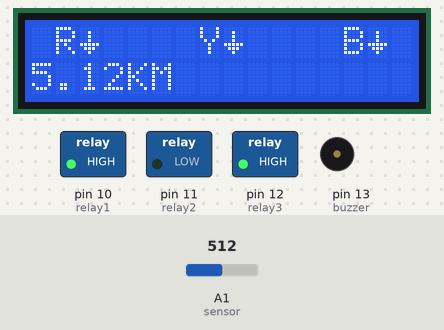
The sketch below on a simulated Arduino Uno, built with avr-gcc and run on an emulated ATmega328P. Parts: 16×2 character LCD, switched loads named in the sketch (green lamp = pin HIGH), buzzer (waves = sounding, pin HIGH). Inputs (shaded band) come from the test bench; at power-on: A1 (sensor) = 512.

Above: at 3.2 s.
3.3 s: A1 (sensor) set to 892
At 5.6 s:
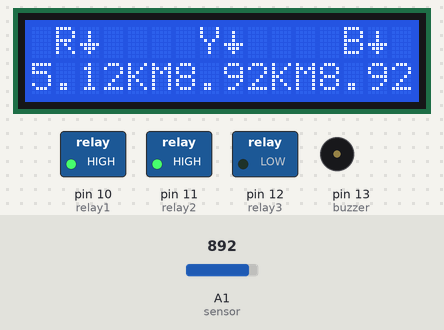
6.1 s: A1 (sensor) set to 916
At 8.0 s:
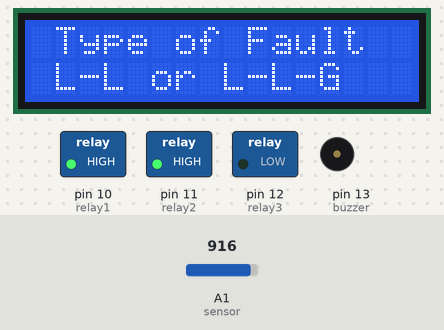
14.6 s: A1 (sensor) set to 900
20.5 s: A1 (sensor) set to 511
At 25.5 s:
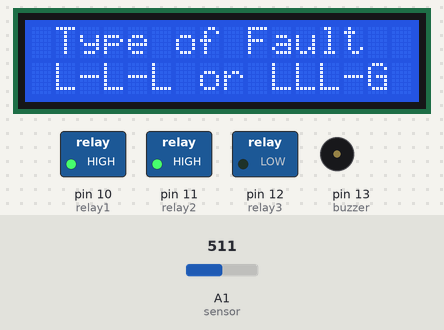
26.3 s: A1 (sensor) set to 105
At 29.1 s:
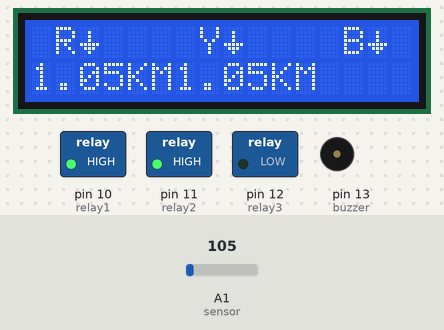
29.3 s: A1 (sensor) set to 88
Timing chart, 0 to 32.3 s (numbered marks = the images above; inputs shaded):
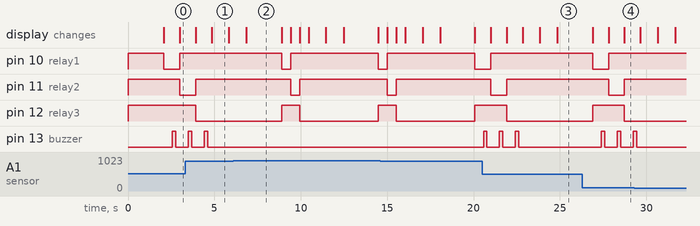

The sketch:

arduinocode.ino
```cpp
#include <LiquidCrystal.h>
#include<SoftwareSerial.h>
SoftwareSerial mySUART(8,9);
LiquidCrystal lcd(2,3,4,5,6,7);

#define sensor A1

#define relay1 10
#define relay2 11
#define relay3 12

#define buzzer 13

int read_ADC;
int distance=0;
float disvalue=0;


byte symbol[8] = {
        B00000,
        B00100,
        B00100,
        B00100,
        B11111,
        B01110,
        B00100,
        B00000};

void setup() {
pinMode(sensor,INPUT);

pinMode(relay1, OUTPUT);
pinMode(relay2, OUTPUT);
pinMode(relay3, OUTPUT);
digitalWrite(relay1,HIGH);
digitalWrite(relay2,HIGH);
digitalWrite(relay3,HIGH);

pinMode(buzzer, OUTPUT);
 Serial.begin(9600);
  mySUART.begin(9600);

lcd.createChar(1, symbol);

lcd.begin(16, 2);
lcd.clear();
lcd.setCursor(0, 0); // set the cursor to column 0, line 2
lcd.print("3 Phase UG Cable");
lcd.setCursor(0, 1); // set the cursor to column 0, line 2
lcd.print("Fault  Detection");
delay(2000);
lcd.clear();
}

void loop(){

int r=0,y=0,b=0;
distance=0;

lcd.setCursor(1,0);
lcd.print("R");
lcd.write(1);

lcd.setCursor(7,0);
lcd.print("Y");
lcd.write(1);

lcd.setCursor(13,0);
lcd.print("B");
lcd.write(1);

digitalWrite(relay1,LOW);
digitalWrite(relay2,HIGH);
digitalWrite(relay3,HIGH);
delay(500);

data();
lcd.setCursor(0,1);
if(distance>0){lcd.print(disvalue); lcd.print("KM  "); r=distance;
mySUART.print("R-phase : ");
mySUART.print(disvalue);
mySUART.print("KM");

  }
else{lcd.print(" NF ");
mySUART.print("R phase : no fault");}

digitalWrite(relay1,HIGH);
digitalWrite(relay2,LOW);
digitalWrite(relay3,HIGH);
delay(500);

data();

lcd.setCursor(6,1);
if(distance>0){lcd.print(disvalue); lcd.print("KM  "); y=distance;
mySUART.print("   Y-phase : ");
mySUART.print(disvalue);
mySUART.print("KM");}
else{lcd.print(" NF ");
mySUART.print("   Y phase : no fault");}

digitalWrite(relay1,HIGH);
digitalWrite(relay2,HIGH);
digitalWrite(relay3,LOW);
delay(500);

data();

lcd.setCursor(12,1);
if(distance>0){lcd.print(disvalue); lcd.print("KM  ");b=distance;
mySUART.print("   B-phase : ");
mySUART.print(disvalue);
mySUART.print("KM");}
else{lcd.print(" NF ");
mySUART.print("   B phase : no fault");
}
delay(1000);
lcd.clear();
delay(1000);

if(r==y&&y==b&&b==r&&r>0&&y>0&&b>0)
{
 lcd.setCursor(1,0);
 lcd.print("Type of Fault");
 lcd.setCursor(1,1);
  lcd.print("L-L-L or LLL-G");
  mySUART.write("    Type of fault : L-L-L or l-l-l-g fault\n");

  r=y=b=0;
    delay(2000);
  lcd.clear();
}
else if(r==y||y==b||b==r)
{
  if((r>0&&y>0)||(y>0&&b>0)||(b>0&&r>0)){
  lcd.setCursor(1,0);
lcd.print("Type of Fault");
lcd.setCursor(1,1);
  lcd.print("L-L or L-L-G");
   mySUART.write("    Type of fault : L-L or l-l-g fault\n");

  r=y=b=0;
    delay(2000);
  lcd.clear();
  }
  else if(r>0||y>0||b>0)
  {
    lcd.setCursor(1,0);
lcd.print("Type of Fault");
lcd.setCursor(1,1);
  lcd.print("L-G");
   mySUART.write("    Type of fault : L-G fault\n");
  r=y=b=0;
    delay(2000);
  lcd.clear();
  }
  else
  {
     lcd.setCursor(1,0);
lcd.print("NO Fault");
 mySUART.write("    No fault detected\n");
lcd.setCursor(1,1);
lcd.print("Detected");
  r=y=b=0;
    delay(2000);
  lcd.clear();
  }
}


}


void data(){
read_ADC = analogRead(sensor);
distance = read_ADC/100;
disvalue= read_ADC/100.00  ;


if(distance>=9)distance = 0;


if(distance>0){

digitalWrite(buzzer,HIGH);
delay(200);
digitalWrite(buzzer,LOW);
delay(200);
 }
}
```

Measured:
- the behaviour switches between 899 and 900 on A1 (sensor) (found by bisection; images 1 and 2)
- after the input at 6.1 s, pin 13 (buzzer): stops changing and stays LOW
- after the input at 20.5 s, pin 13 (buzzer): alternates HIGH for 0.20 s and LOW for 0.72 s, 6 changes in all, then stays LOW, starting after 0.08 s; the display: first changes after 0.50 s (image 3 shows a later state)
- by itself, pin 13 (buzzer): alternates HIGH for 0.20 s and LOW for 0.72 s, 4 changes in all, then stays LOW
- what the display in image 1 shows lasts 1.0 s, from 4.8 s to 5.8 s
- what the display in image 2 shows lasts 2.1 s, from 6.8 s to 8.9 s
